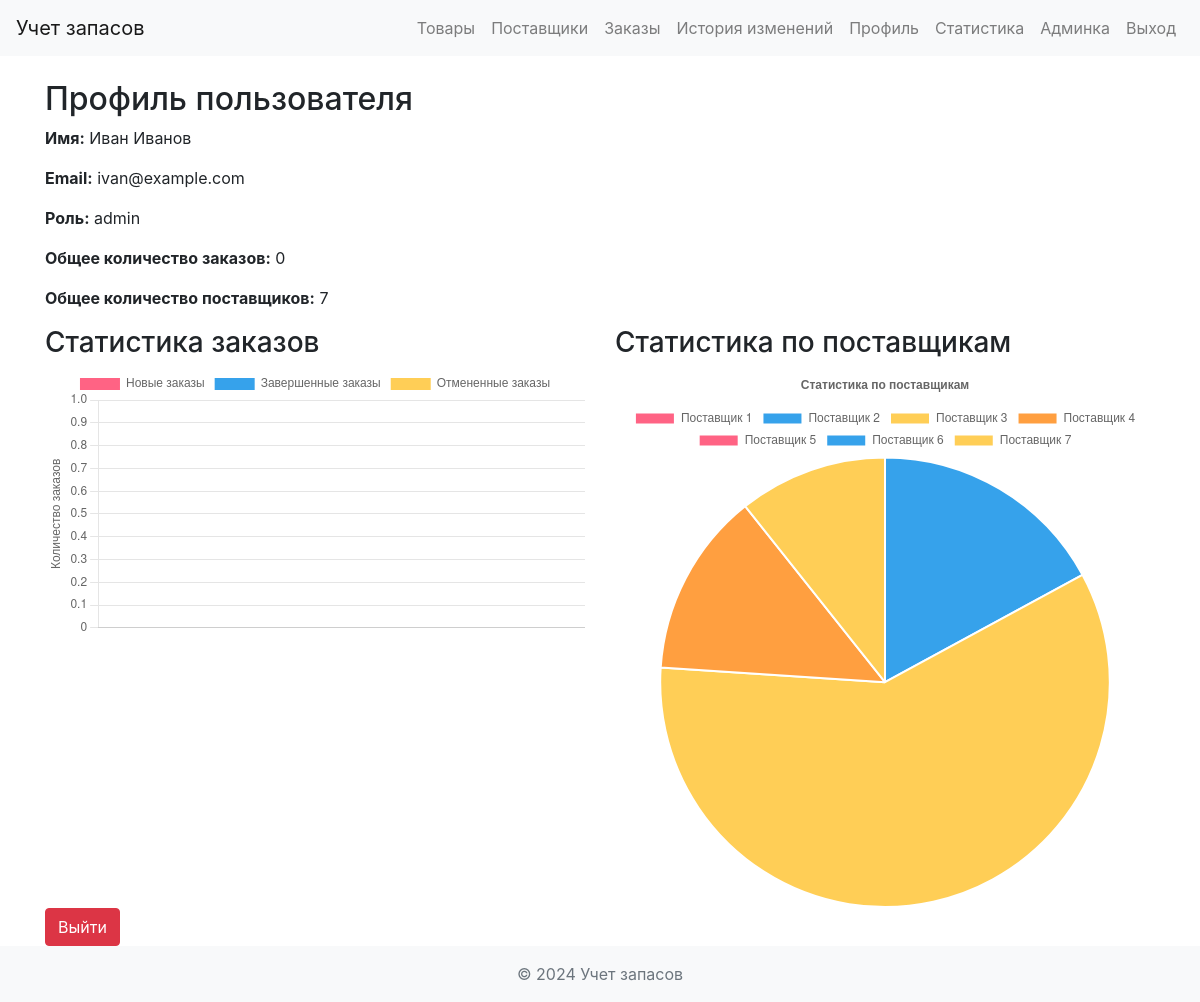
The app's page /profile (signed in), older data.
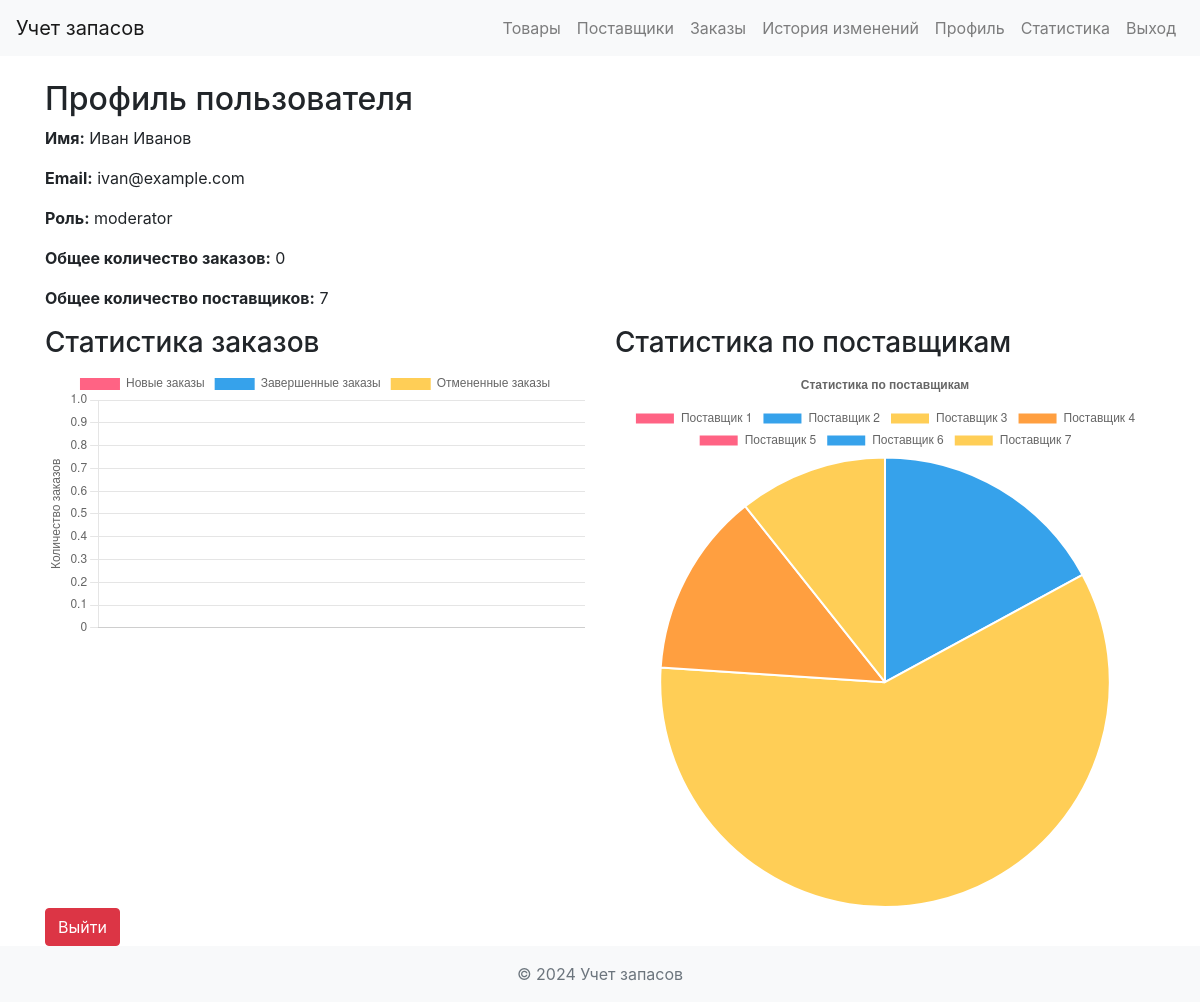
The same page, newer data.
### app/models.py (models this page shows, shortened)
class User(db.Model):
    id = db.Column(db.Integer, primary_key=True)
    first_name = db.Column(db.String(50), nullable=False)
    last_name = db.Column(db.String(50), nullable=False)
    email = db.Column(db.String(120), unique=True, nullable=False)
    password = db.Column(db.String(128), nullable=False)
    role = db.Column(db.String(20), nullable=False, default='client')  # admin, moderator, client

### app/views.py (the view)
@app.route('/profile')
@login_required
def profile():
    total_orders = Order.query.filter_by(user_id=current_user.id).count()
    total_suppliers = Supplier.query.count()
    orders_data = Order.query.with_entities(Order.order_date, Order.status).filter_by(user_id=current_user.id).all()
    orders_data_list = [(order.order_date.strftime('%Y-%m-%d'), order.status) for order in orders_data]
    supplier_counts = {supplier.name: 0 for supplier in Supplier.query.all()}
    for item in InventoryItem.query.all():
        supplier_name = Supplier.query.get(item.supplier_id).name
        supplier_counts[supplier_name] += item.quantity
    return render_template('profile.html',
                           user=current_user,
                           total_orders=total_orders,
                           total_suppliers=total_suppliers,
                           orders_data=orders_data_list,
                           supplier_counts=supplier_counts)

### app/__init__.py (called while the page is built)
@login_manager.user_loader
def load_user(user_id):
    return User.query.get(int(user_id))

### app/templates/profile.html (shortened to what this page needs)
{% extends "layout.html" %}
{% block content %}
<h2>Профиль пользователя</h2>
<p><strong>Имя:</strong> {{ user.first_name }} {{ user.last_name }}</p>
<p><strong>Email:</strong> {{ user.email }}</p>
{% if current_user.is_authenticated and current_user.role == 'moderator' %}
<p><strong>Роль:</strong> moderator</p>
{% elif current_user.is_authenticated and current_user.role == 'admin' %}
<p><strong>Роль:</strong> admin</p>
{% else %}
<p><strong>Роль:</strong> client</p>
{% endif %}
<p><strong>Общее количество заказов:</strong> {{ total_orders }}</p>
<p><strong>Общее количество поставщиков:</strong> {{ total_suppliers }}</p>
<div class="row">
    <div class="col-md-6">
        <h3>Статистика заказов</h3>
        <canvas id="ordersChart" width="400" height="200"></canvas>
    </div>
    <div class="col-md-6">
        <h3>Статистика по поставщикам</h3>
        <canvas id="suppliersChart" width="400" height="200"></canvas>
    </div>
</div>
<a href="{{ url_for('logout') }}" class="btn btn-danger">Выйти</a>
{% endblock %}

### app/templates/layout.html (shortened to what this page needs)
<!DOCTYPE html>
<html lang="ru">
<head>
<link rel="stylesheet" href="https://stackpath.bootstrapcdn.com/bootstrap/4.5.2/css/bootstrap.min.css">
<link rel="stylesheet" href="https://cdnjs.cloudflare.com/ajax/libs/bootstrap-datepicker/1.9.0/css/bootstrap-datepicker.min.css">
</head>
<body>
<nav class="navbar navbar-expand-lg navbar-light bg-light">
    <a class="navbar-brand" href="{{ url_for('index') }}">Учет запасов</a>
    <div class="collapse navbar-collapse" id="navbarNav">
        <ul class="navbar-nav ml-auto">
            <li class="nav-item">
                <a class="nav-link" href="{{ url_for('inventory') }}">Товары</a>
            </li>
            <li class="nav-item">
                <a class="nav-link" href="{{ url_for('suppliers') }}">Поставщики</a>
            </li>
            <li class="nav-item">
                <a class="nav-link" href="{{ url_for('orders') }}">Заказы</a>
            </li>
            <li class="nav-item">
                <a class="nav-link" href="{{ url_for('inventory_history') }}">История изменений</a>
            </li>
            {% if current_user.is_authenticated %}
                <li class="nav-item">
                    <a class="nav-link" href="{{ url_for('profile') }}">Профиль</a>
                </li>
                <li class="nav-item">
                    <a class="nav-link" href="{{ url_for('statistics') }}">Статистика</a>
                </li>
                {% if current_user.is_authenticated and current_user.role == 'admin' %}
                <li class="nav-item">
                    <a class="nav-link" href="{{ url_for('admin') }}">Админка</a>
                </li>
            {% endif %}
                <li class="nav-item">
                    <a class="nav-link" href="{{ url_for('logout') }}">Выход</a>
                </li>
            {% endif %}
        </ul>
    </div>
</nav>
<div class="container mt-4">
    {% block content %}{% endblock %}
</div>
<footer class="footer mt-auto py-3 bg-light">
    <div class="container text-center">
        <span class="text-muted">&copy; 2024 Учет запасов</span>
    </div>
</footer>
</body>
</html>

Row changes from the older to the newer data that the page shows:
changed User "Иван": role "admin" → "moderator" (drawn)
Text that changed along with them:
text no longer shown: "Админка admin"
text now shown: "moderator"
